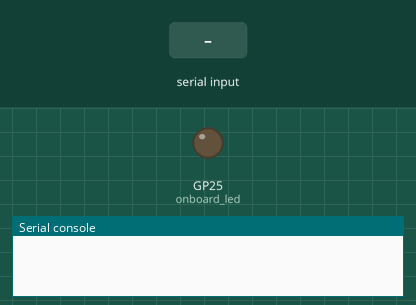
The program below on a simulated Raspberry Pi Pico running MicroPython. On the bench: output pins drawn as LEDs (lit = HIGH), the last lines printed to the serial console. Inputs (shaded band) come from the test bench.

Above: at 1.2 s.
1.3 s: "h" typed at the serial console
At 1.6 s:
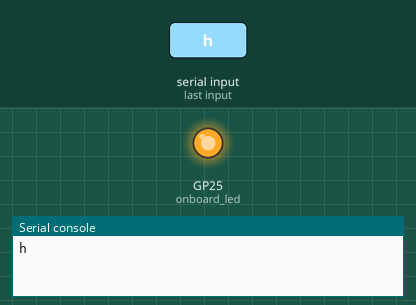
2.8 s: "l" typed at the serial console
At 4.1 s:
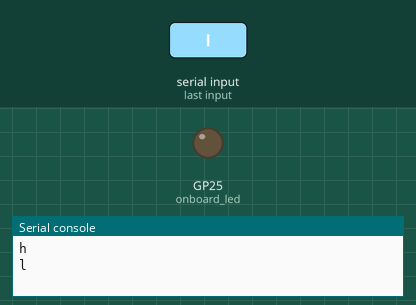
Timing chart, 0 to 5.8 s (numbered marks = the images above; inputs shaded):
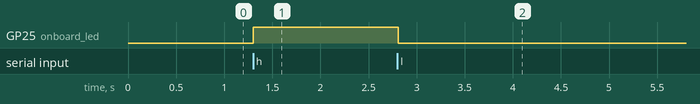

Measured:
- after the input at 1.3 s, GP25 (onboard_led): LOW → HIGH at once
- after the input at 2.8 s, GP25 (onboard_led): HIGH → LOW at once

The program:

v2p.py
```python
from machine import Pin
import time, sys, select

onboard_led = Pin(25, Pin.OUT)

def main():

    while True:
        time.sleep(0.1)

        while sys.stdin in select.select([sys.stdin], [], [], 0)[0]:
            ch = sys.stdin.read(1)

            if (ch == "h"):
                print(str(ch))
                onboard_led.value(1)

            elif (ch == "l"):
                print(str(ch))
                onboard_led.value(0)

            else:
                print("No voice input.")

main()
```
